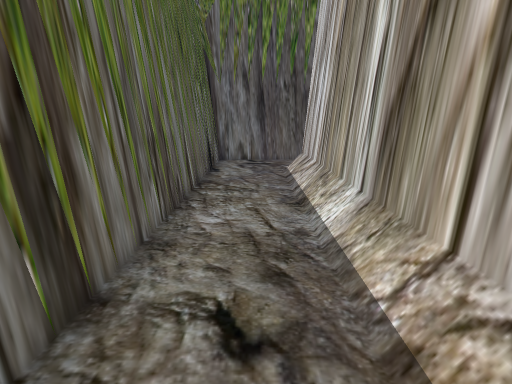
view 1 (above)

14 first-person views from a walk through a Unity game level. The camera is 1.4 m above the floor, tilts 12° down and sees 75° across. The floor is counted in squares, 0.5 m on a side. Each view is taken from the middle of a square. On the plan, view 1 faces up. The plan holds only what a view shows up to about 20 squares ahead; the rest is blank. The place goes on beyond the plan. The player is left out.

view 2
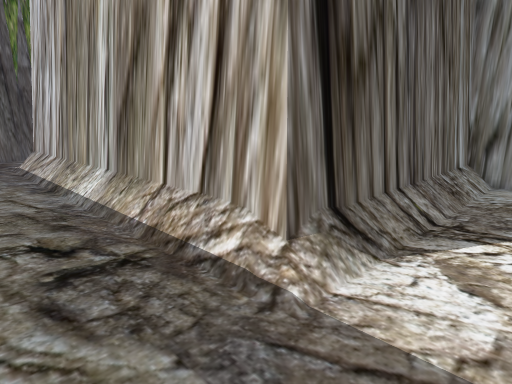

view 3
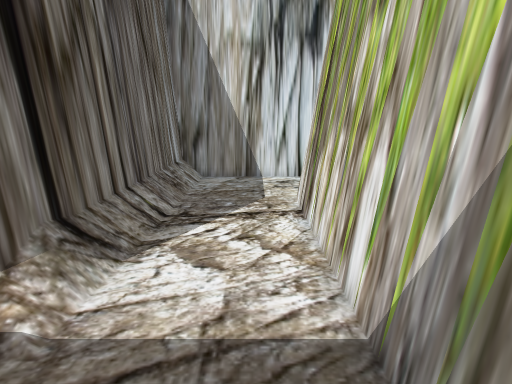

view 4
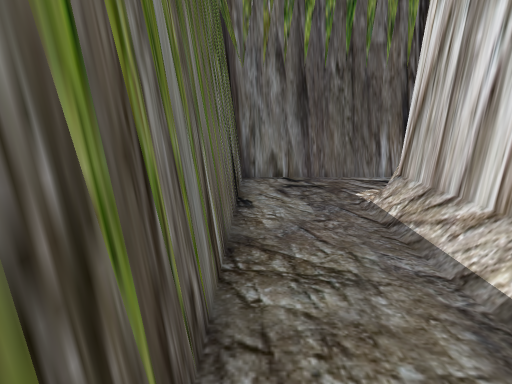

view 5
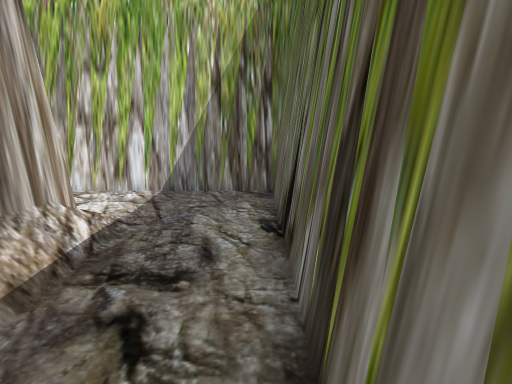

view 6
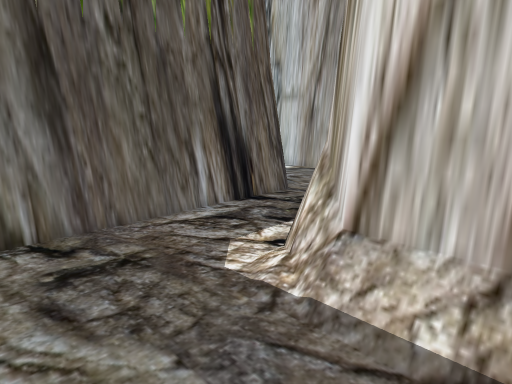

view 7
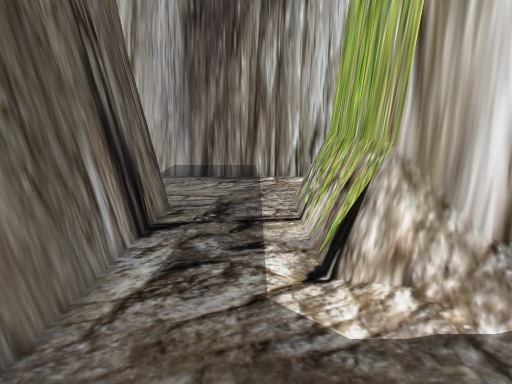

view 8
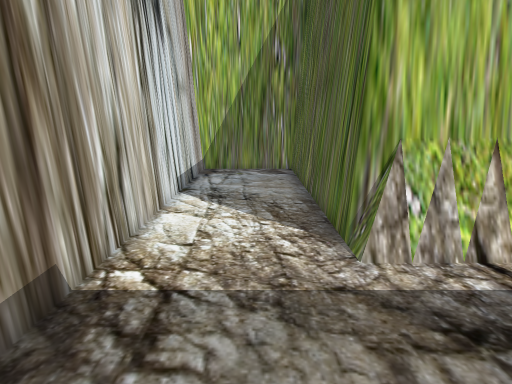

view 9
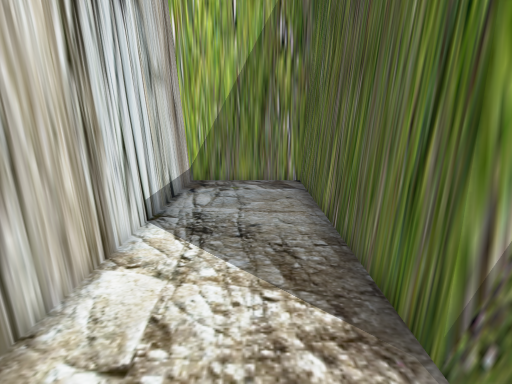

view 10
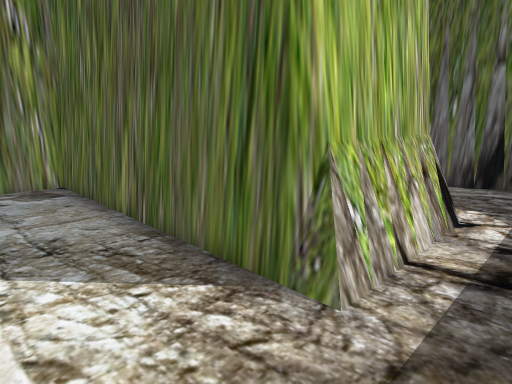

view 11
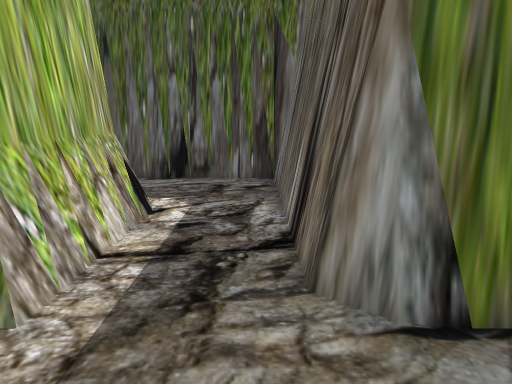

view 12
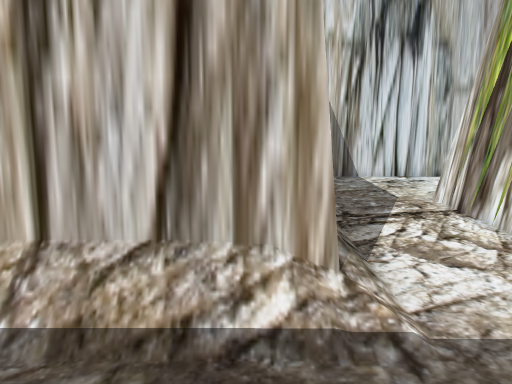

view 13
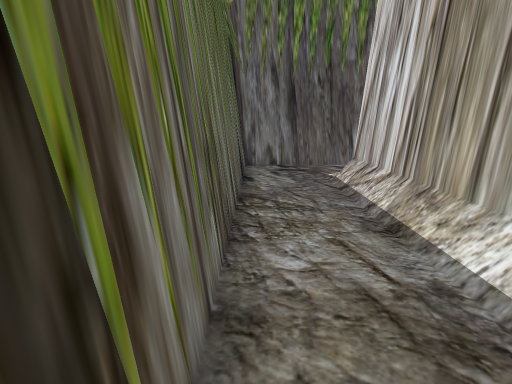

view 14
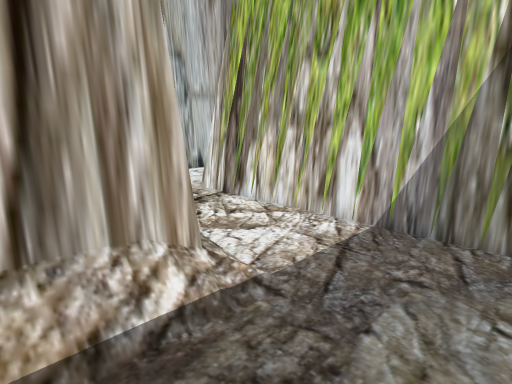

### Floor plan
Key: @ floor where view 1 was taken; # wall or solid block; . main floor; : floor 0.25 m higher than the main floor; / step, stairs or slope; = window, fence, low wall or low ledge.
Columns run from 3 left of view 1 to 15 right of it. Each row starts with its distance up from view 1.
 27             ##....#
 26            ##=....#
 25 #############.....#
 24 #.................#
 23 #.................#
 22 #.................#
 21 #.......####......#
 20 #.....###  ###....#
 19 #....:##    ##....#
 18 #....:#      #....#
 17 #....:#      #....#
 16 #....:#      #....#
 15 #....:#      #....#
 14 #....:#      #....#
 13 #....:#      #....#
 12 #....:#      #....#
 11 #....:#      #....#
 10 #....:#      #....#
  9 #....:#      #....#
  8 #....:#      #....#
  7 #....:#      ######
  6 #....:#
  5 #....:#
  4 #....:#
  3 #....:#
  2 #....:#
  1 #..../#
  0 #..@./#############
 -1 #..../////////////#
 -2 #.................#
 -3 #.................#
 -4 #.................#
 -5 ########### ......#
 -6            ###....#
 -7                ...#

Positions as (right, up) in squares from view 1, and headings:
1: (0, 0), facing up
2: (-2, -4), facing up-right
3: (-2, -4), facing right
4: (-2, 8), facing up
5: (-2, 8), facing down
6: (-2, 16), facing up-right
7: (-2, 22), facing right
8: (12, 27), facing down
9: (12, 23), facing down
10: (14, 23), facing down-left
11: (14, 24), facing left
12: (-2, 1), facing right
13: (-2, 3), facing up
14: (-2, 3), facing down-right
